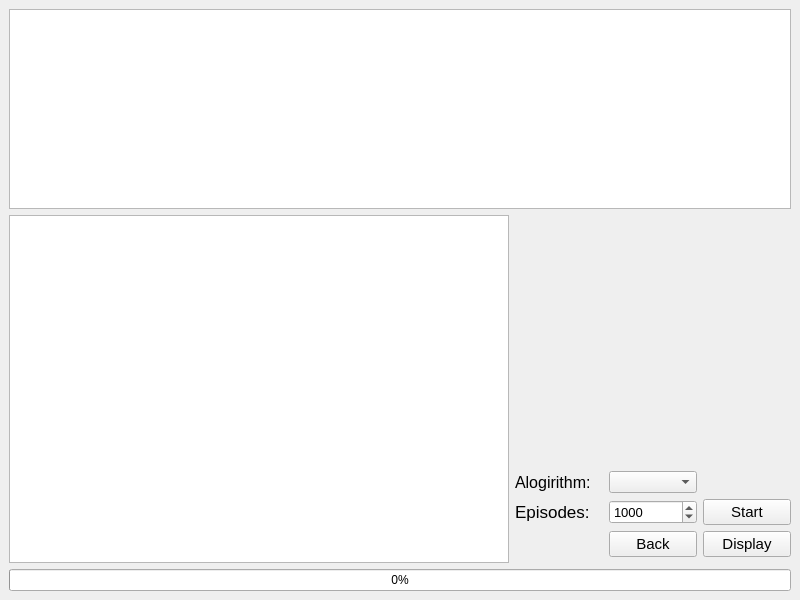
<?xml version="1.0" encoding="UTF-8"?>
<ui version="4.0">
 <class>TrainScene</class>
 <widget class="QMainWindow" name="TrainScene">
  <property name="geometry">
   <rect>
    <x>0</x>
    <y>0</y>
    <width>800</width>
    <height>600</height>
   </rect>
  </property>
  <property name="windowTitle">
   <string>MainWindow</string>
  </property>
  <widget class="QWidget" name="centralwidget">
   <layout class="QGridLayout" name="gridLayout">
    <item row="5" column="1">
     <widget class="QLabel" name="label">
      <property name="font">
       <font>
        <pointsize>13</pointsize>
       </font>
      </property>
      <property name="text">
       <string>Episodes:</string>
      </property>
     </widget>
    </item>
    <item row="5" column="2">
     <widget class="QSpinBox" name="spinBoxEpisodes">
      <property name="font">
       <font>
        <pointsize>10</pointsize>
       </font>
      </property>
      <property name="maximum">
       <number>10000</number>
      </property>
      <property name="value">
       <number>1000</number>
      </property>
     </widget>
    </item>
    <item row="1" column="0" colspan="4">
     <widget class="QChartView" name="chartView">
      <property name="minimumSize">
       <size>
        <width>300</width>
        <height>200</height>
       </size>
      </property>
      <property name="maximumSize">
       <size>
        <width>99999</width>
        <height>200</height>
       </size>
      </property>
     </widget>
    </item>
    <item row="3" column="3">
     <spacer name="verticalSpacer">
      <property name="orientation">
       <enum>Qt::Vertical</enum>
      </property>
      <property name="sizeHint" stdset="0">
       <size>
        <width>20</width>
        <height>40</height>
       </size>
      </property>
     </spacer>
    </item>
    <item row="6" column="2">
     <widget class="QPushButton" name="pushButtonBack">
      <property name="font">
       <font>
        <pointsize>11</pointsize>
       </font>
      </property>
      <property name="text">
       <string>Back</string>
      </property>
     </widget>
    </item>
    <item row="6" column="3">
     <widget class="QPushButton" name="pushButtonDisplay">
      <property name="font">
       <font>
        <pointsize>11</pointsize>
       </font>
      </property>
      <property name="text">
       <string>Display</string>
      </property>
     </widget>
    </item>
    <item row="8" column="0" colspan="4">
     <widget class="QProgressBar" name="progressBar">
      <property name="value">
       <number>0</number>
      </property>
     </widget>
    </item>
    <item row="2" column="0" rowspan="6">
     <widget class="QGraphicsView" name="graphicsView">
      <property name="minimumSize">
       <size>
        <width>0</width>
        <height>0</height>
       </size>
      </property>
      <property name="maximumSize">
       <size>
        <width>500</width>
        <height>500</height>
       </size>
      </property>
     </widget>
    </item>
    <item row="4" column="1">
     <widget class="QLabel" name="labelEpisodes">
      <property name="font">
       <font>
        <pointsize>12</pointsize>
       </font>
      </property>
      <property name="text">
       <string>Alogirithm:</string>
      </property>
     </widget>
    </item>
    <item row="4" column="2">
     <widget class="QComboBox" name="comboBoxAlgorithm"/>
    </item>
    <item row="5" column="3">
     <widget class="QPushButton" name="pushButtonStart">
      <property name="font">
       <font>
        <pointsize>11</pointsize>
       </font>
      </property>
      <property name="text">
       <string>Start</string>
      </property>
     </widget>
    </item>
   </layout>
  </widget>
 </widget>
 <customwidgets>
  <customwidget>
   <class>QChartView</class>
   <extends>QGraphicsView</extends>
   <header>QtCharts</header>
  </customwidget>
 </customwidgets>
 <resources/>
 <connections/>
</ui>
